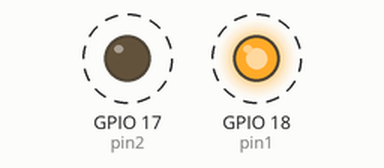
Simulated run of this program. Board: Raspberry Pi (BCM pin numbers). On the bench: output pins drawn as LEDs (lit = HIGH). Dashed ring = blinking. At 10.0 s the program stops and its outputs stay as they are.

Above: at 0.12 s.
Timing chart, 0 to 3.0 s (numbered marks = the images above):
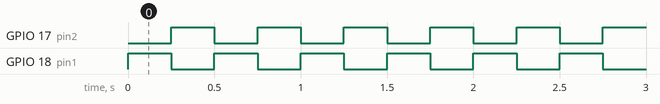

The program:

dualLED.py
```python
#!/usr/bin/python

import RPi.GPIO as GPIO
import time

pin1 = 18
pin2 = 17

GPIO.setmode(GPIO.BCM)
GPIO.setup(pin1,GPIO.OUT)
GPIO.output(pin1, GPIO.LOW)
GPIO.setup(pin2,GPIO.OUT)
GPIO.output(pin2, GPIO.LOW)
duration = 0.25


for x in range(20):
    GPIO.output(pin1, GPIO.HIGH)
    GPIO.output(pin2, GPIO.LOW)
    time.sleep(duration)
    GPIO.output(pin1, GPIO.LOW)
    GPIO.output(pin2, GPIO.HIGH)
    time.sleep(duration)

GPIO.cleanup()
```

Measured:
- by itself, GPIO 17 (pin2), GPIO 18 (pin1): alternates HIGH for 0.25 s and LOW for 0.25 s, 40 changes in all, then stays LOW
